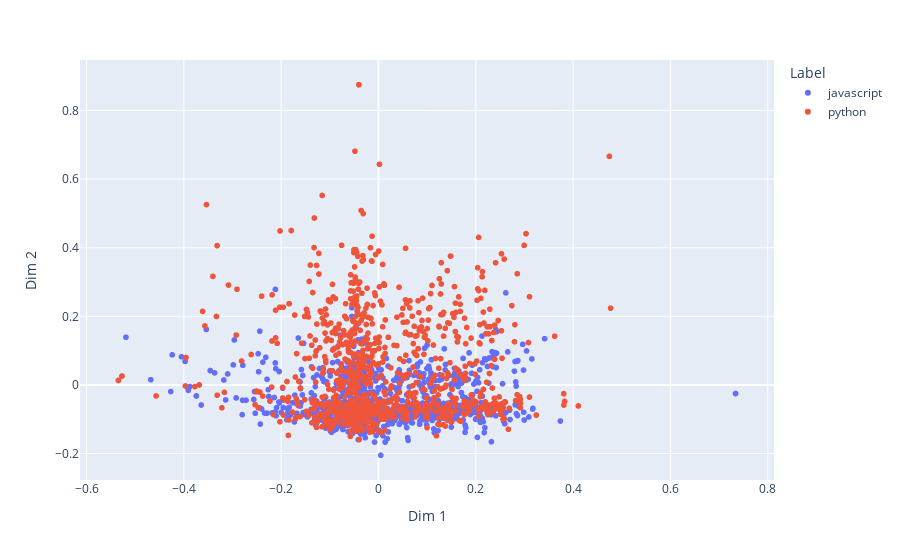
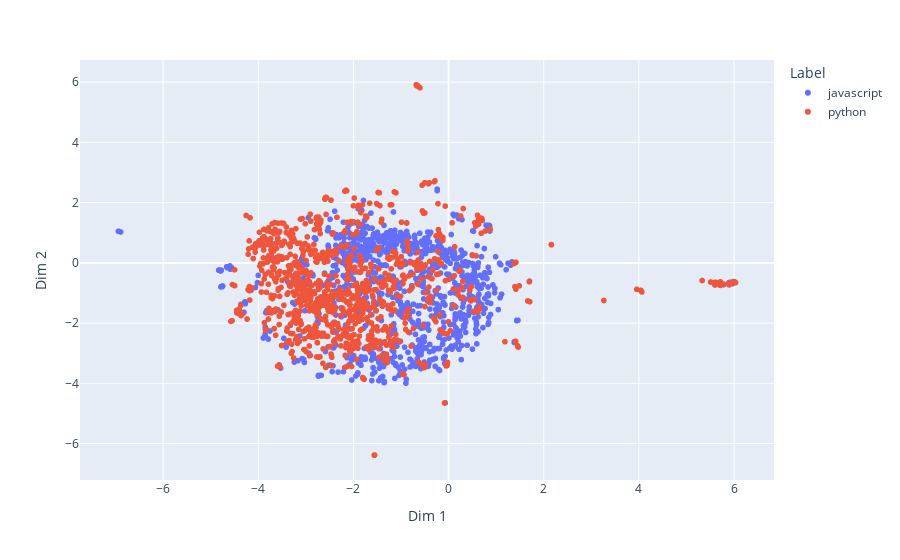
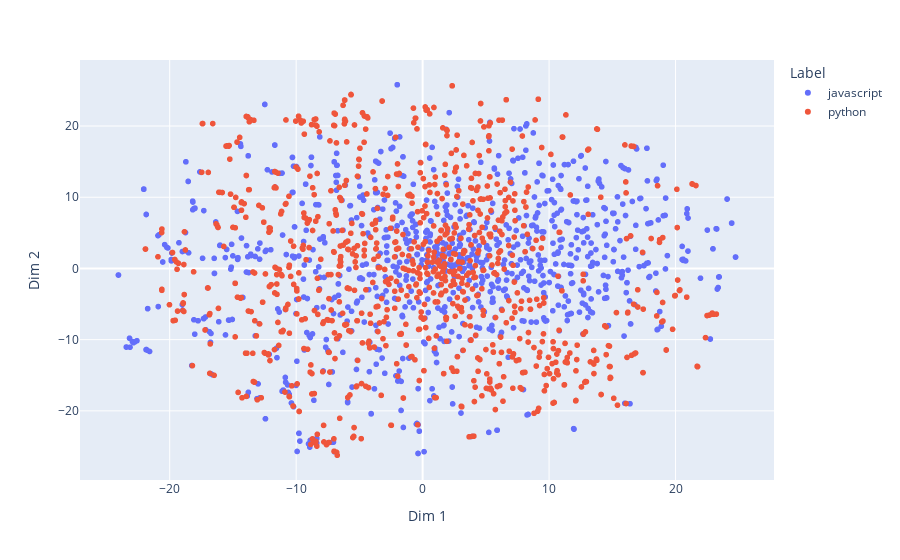

Source (notebook cell) for these figures, in order:
### Code cell
COMPONENTS = 2
RANDOM_STATE = 42

pca = PCA(n_components=COMPONENTS, random_state=RANDOM_STATE)
reduced_data_pca = pca.fit_transform(tfidf_dataframe.values)

reduced_df = pd.DataFrame(reduced_data_pca, columns=["Dim 1", "Dim 2"])
reduced_df["Label"] = DataframeDownSampled["Label"].values

fig1 = px.scatter(reduced_df, x = "Dim 1", y = "Dim 2", color="Label")
fig1.show()

reducer = umap.UMAP(n_components=COMPONENTS, random_state=RANDOM_STATE)
reduced_data_umap = reducer.fit_transform(tfidf_dataframe.values)

reduced_df = pd.DataFrame(reduced_data_umap, columns=["Dim 1", "Dim 2"])
reduced_df["Label"] = DataframeDownSampled["Label"].values

fig2 = px.scatter(reduced_df, x = "Dim 1", y = "Dim 2", color="Label")
fig2.show()

tsne = TSNE(n_components=COMPONENTS, random_state=RANDOM_STATE, init="random")
reduced_data_tsne = tsne.fit_transform(tfidf_dataframe.values)

reduced_df = pd.DataFrame(reduced_data_tsne, columns=["Dim 1", "Dim 2"])
reduced_df["Label"] = DataframeDownSampled["Label"].values

fig3 = px.scatter(reduced_df, x = "Dim 1", y = "Dim 2", color="Label")
fig3.show()

### Figure 1 — Plotly figure (JSON) as saved in the notebook; plotly's stock layout.template omitted (floating-point values rounded to 4 significant figures; data arrays with more than 128 entries replaced by an {"elided": "..."} marker saying what was removed)
{"data": [{"hovertemplate": "Label=javascript<br>Dim 1=%{x}<br>Dim 2=%{y}<extra></extra>", "legendgroup": "javascript", "marker": {"color": "#636efa", "symbol": "circle"}, "mode": "markers", "name": "javascript", "showlegend": true, "type": "scattergl", "x": {"elided": "1000 float values"}, "xaxis": "x", "y": {"elided": "1000 float values"}, "yaxis": "y"}, {"hovertemplate": "Label=python<br>Dim 1=%{x}<br>Dim 2=%{y}<extra></extra>", "legendgroup": "python", "marker": {"color": "#EF553B", "symbol": "circle"}, "mode": "markers", "name": "python", "showlegend": true, "type": "scattergl", "x": {"elided": "1000 float values"}, "xaxis": "x", "y": {"elided": "1000 float values"}, "yaxis": "y"}], "layout": {"legend": {"title": {"text": "Label"}, "tracegroupgap": 0}, "margin": {"t": 60}, "xaxis": {"anchor": "y", "domain": [0, 1], "title": {"text": "Dim 1"}}, "yaxis": {"anchor": "x", "domain": [0, 1], "title": {"text": "Dim 2"}}}}

### Figure 2 — Plotly figure (JSON) as saved in the notebook; plotly's stock layout.template omitted (floating-point values rounded to 4 significant figures; data arrays with more than 128 entries replaced by an {"elided": "..."} marker saying what was removed)
{"data": [{"hovertemplate": "Label=javascript<br>Dim 1=%{x}<br>Dim 2=%{y}<extra></extra>", "legendgroup": "javascript", "marker": {"color": "#636efa", "symbol": "circle"}, "mode": "markers", "name": "javascript", "showlegend": true, "type": "scattergl", "x": {"elided": "1000 float values"}, "xaxis": "x", "y": {"elided": "1000 float values"}, "yaxis": "y"}, {"hovertemplate": "Label=python<br>Dim 1=%{x}<br>Dim 2=%{y}<extra></extra>", "legendgroup": "python", "marker": {"color": "#EF553B", "symbol": "circle"}, "mode": "markers", "name": "python", "showlegend": true, "type": "scattergl", "x": {"elided": "1000 float values"}, "xaxis": "x", "y": {"elided": "1000 float values"}, "yaxis": "y"}], "layout": {"legend": {"title": {"text": "Label"}, "tracegroupgap": 0}, "margin": {"t": 60}, "xaxis": {"anchor": "y", "domain": [0, 1], "title": {"text": "Dim 1"}}, "yaxis": {"anchor": "x", "domain": [0, 1], "title": {"text": "Dim 2"}}}}

### Figure 3 — Plotly figure (JSON) as saved in the notebook; plotly's stock layout.template omitted (floating-point values rounded to 4 significant figures; data arrays with more than 128 entries replaced by an {"elided": "..."} marker saying what was removed)
{"data": [{"hovertemplate": "Label=javascript<br>Dim 1=%{x}<br>Dim 2=%{y}<extra></extra>", "legendgroup": "javascript", "marker": {"color": "#636efa", "symbol": "circle"}, "mode": "markers", "name": "javascript", "showlegend": true, "type": "scattergl", "x": {"elided": "1000 float values"}, "xaxis": "x", "y": {"elided": "1000 float values"}, "yaxis": "y"}, {"hovertemplate": "Label=python<br>Dim 1=%{x}<br>Dim 2=%{y}<extra></extra>", "legendgroup": "python", "marker": {"color": "#EF553B", "symbol": "circle"}, "mode": "markers", "name": "python", "showlegend": true, "type": "scattergl", "x": {"elided": "1000 float values"}, "xaxis": "x", "y": {"elided": "1000 float values"}, "yaxis": "y"}], "layout": {"legend": {"title": {"text": "Label"}, "tracegroupgap": 0}, "margin": {"t": 60}, "xaxis": {"anchor": "y", "domain": [0, 1], "title": {"text": "Dim 1"}}, "yaxis": {"anchor": "x", "domain": [0, 1], "title": {"text": "Dim 2"}}}}
